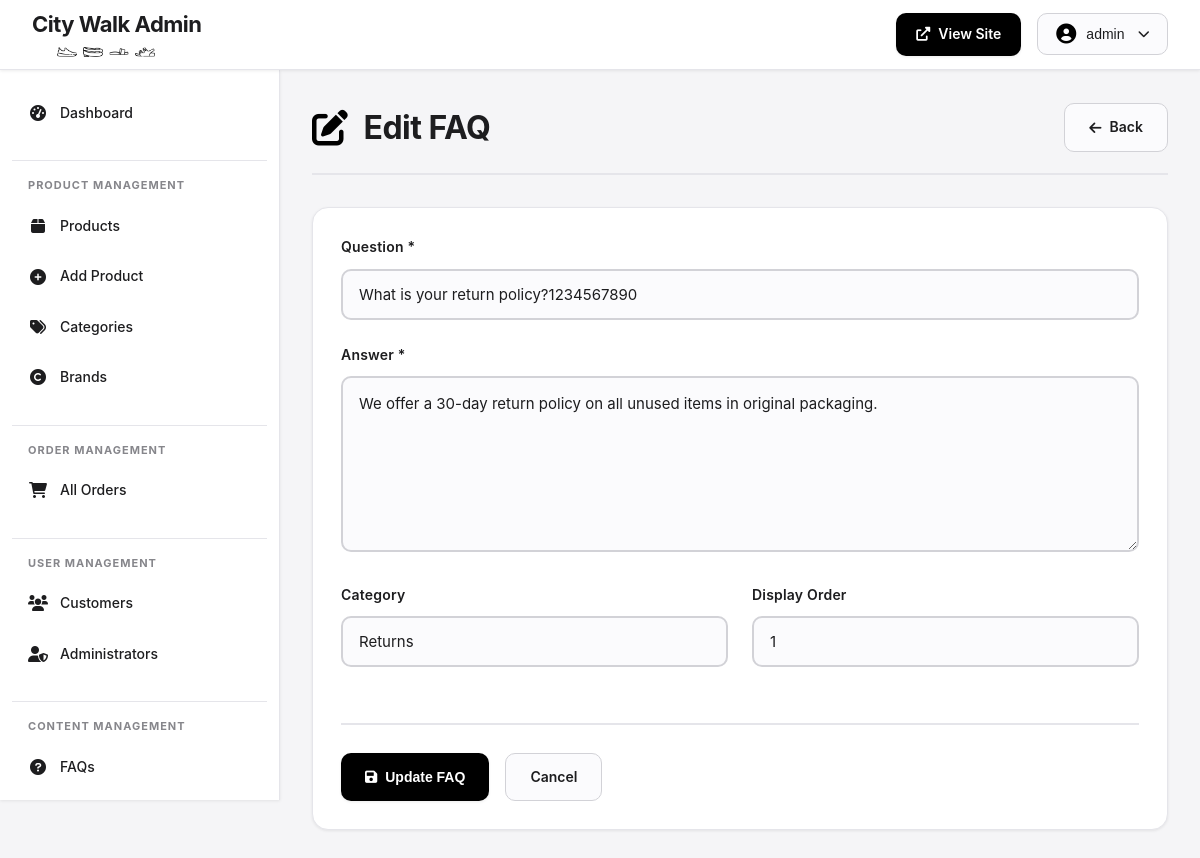
The page /city-walk--FINAL/admin/edit-faq.php?id=1 (signed in) on the database its author committed.
### tables this page shows
CREATE TABLE `faqs` (
  `faq_id` int(11) NOT NULL,
  `question` text NOT NULL,
  `answer` text NOT NULL,
  `category` varchar(50) DEFAULT NULL,
  `display_order` int(11) DEFAULT 0,
  `status` enum('active','inactive') DEFAULT 'active',
  `created_at` timestamp NOT NULL DEFAULT current_timestamp(),
  `updated_at` timestamp NOT NULL DEFAULT current_timestamp() ON UPDATE current_timestamp()
);

### city-walk--FINAL/admin/edit-faq.php (the view, shortened to what this page needs)
<?php
$db = getDB();
$faqId = $_GET['id'] ?? 0;
$stmt = $db->prepare("SELECT * FROM faqs WHERE faq_id = ?");
$stmt->execute([$faqId]);
$faq = $stmt->fetch();
?>
<!DOCTYPE html>
<html lang="en">
<head>
    <link rel="stylesheet" href="../css/admin-styles.css">
    <link rel="stylesheet" href="https://cdnjs.cloudflare.com/ajax/libs/font-awesome/6.0.0/css/all.min.css">
</head>
<body>
    <?php include 'includes/header.php'; ?>
    <?php include 'includes/sidebar.php'; ?>
    <main class="admin-main">
        <div class="admin-container">
            <div class="page-header">
                <h1><i class="fas fa-edit"></i> Edit FAQ</h1>
                <a href="faqs.php" class="btn-secondary"><i class="fas fa-arrow-left"></i> Back</a>
            </div>
            <div class="admin-card">
                <form method="POST" class="admin-form">
                    <div class="form-group">
                        <label>Question *</label>
                        <input type="text" name="question" value="<?php echo htmlspecialchars($faq['question']); ?>" required>
                    </div>
                    <div class="form-group">
                        <label>Answer *</label>
                        <textarea name="answer" rows="6" required><?php echo htmlspecialchars($faq['answer']); ?></textarea>
                    </div>
                    <div class="form-row">
                        <div class="form-group">
                            <label>Category</label>
                            <input type="text" name="category" value="<?php echo htmlspecialchars($faq['category'] ?? ''); ?>" placeholder="General">
                        </div>
                        <div class="form-group">
                            <label>Display Order</label>
                            <input type="number" name="display_order" value="<?php echo $faq['display_order']; ?>">
                        </div>
                    </div>
                    <div class="form-actions">
                        <button type="submit" class="btn-primary-small"><i class="fas fa-save"></i> Update FAQ</button>
                        <a href="faqs.php" class="btn-secondary">Cancel</a>
                    </div>
                </form>
            </div>
        </div>
    </main>
</body>
</html>

### city-walk--FINAL/css/admin-styles.css (style rules this page uses)
* { margin: 0; padding: 0; box-sizing: border-box; }
:root { --primary-color: #1d1d1f; --primary-light: #2d2d2f; --accent-color: #000000; --accent-hover: #a50000; --bg-primary: #ffffff; --bg-secondary: #f5f5f7; --bg-tertiary: #fbfbfd; --text-primary: #1d1d1f; --text-secondary: #86868b; --text-tertiary: #6e6e73; --border-light: #d2d2d7; --border-lighter: #e5e5ea; --border-dark: #86868b; --success: #34C759; --warning: #FF9500; --error: #FF3B30; --info: #007AFF; --shadow-sm: 0 1px 3px rgba(0, 0, 0, 0.08); --shadow-md: 0 4px 6px rgba(0, 0, 0, 0.1); --shadow-lg: 0 10px 15px rgba(0, 0, 0, 0.1); --shadow-xl: 0 20px 25px rgba(0, 0, 0, 0.15); --transition-fast: 0.15s ease; --transition-normal: 0.3s ease; --transition-slow: 0.5s ease; }
body { font-family: -apple-system, BlinkMacSystemFont, 'Poppins', 'Segoe UI', Roboto, Oxygen, Ubuntu, Cantarell, sans-serif; background: var(--bg-secondary); color: var(--text-primary); line-height: 1.6; overflow-x: hidden; }
.admin-main { margin-left: 280px; margin-top: 70px; min-height: calc(100vh - 70px); padding: 32px; }
.admin-container { max-width: 1400px; margin: 0 auto; }
.page-header { display: flex; justify-content: space-between; align-items: center; margin-bottom: 32px; padding-bottom: 20px; border-bottom: 2px solid var(--border-lighter); }
.page-header h1 { font-size: 32px; font-weight: 700; color: var(--text-primary); display: flex; align-items: center; gap: 16px; letter-spacing: -0.5px; }
.page-header h1 i { color: var(--accent-color); font-size: 36px; }
.admin-card { background: var(--bg-primary); border-radius: 16px; box-shadow: var(--shadow-sm); padding: 28px; margin-bottom: 28px; border: 1px solid var(--border-lighter); transition: var(--transition-normal); }
.btn-primary-small { display: inline-flex; align-items: center; gap: 8px; padding: 12px 24px; background: var(--accent-color); color: #fff; text-decoration: none; border: none; border-radius: 10px; font-size: 14px; font-weight: 600; cursor: pointer; transition: var(--transition-normal); box-shadow: var(--shadow-sm); }
.btn-secondary { display: inline-flex; align-items: center; gap: 8px; padding: 12px 24px; background: var(--bg-tertiary); color: var(--text-primary); text-decoration: none; border: 1px solid var(--border-light); border-radius: 10px; font-size: 14px; font-weight: 600; cursor: pointer; transition: var(--transition-normal); }
.admin-form { max-width: 900px; }
.form-row { display: grid; grid-template-columns: repeat(auto-fit, minmax(280px, 1fr)); gap: 24px; margin-bottom: 24px; }
.form-group { margin-bottom: 24px; }
.form-group label { display: block; margin-bottom: 10px; font-size: 14px; font-weight: 600; color: var(--text-primary); letter-spacing: 0.2px; }
.form-group input[type="text"], .form-group input[type="number"], .form-group input[type="email"], .form-group select, .form-group textarea { width: 100%; padding: 14px 16px; border: 2px solid var(--border-light); border-radius: 10px; font-size: 15px; font-family: inherit; color: var(--text-primary); background: var(--bg-tertiary); transition: var(--transition-normal); }
.form-group textarea { resize: vertical; min-height: 120px; line-height: 1.6; }
.form-actions { display: flex; gap: 16px; margin-top: 32px; padding-top: 28px; border-top: 2px solid var(--border-lighter); }
.admin-card, .stat-card, .alert { animation: fadeIn 0.5s ease; }
html { scroll-behavior: smooth; }

### rows shown on the page
faqs: question "What is your return policy?1234567890", answer "We offer a 30-day return policy on all unused items in original packaging.", category "Returns", display_order "1"

### other values the page prints
$_SESSION['username'] "admin"
